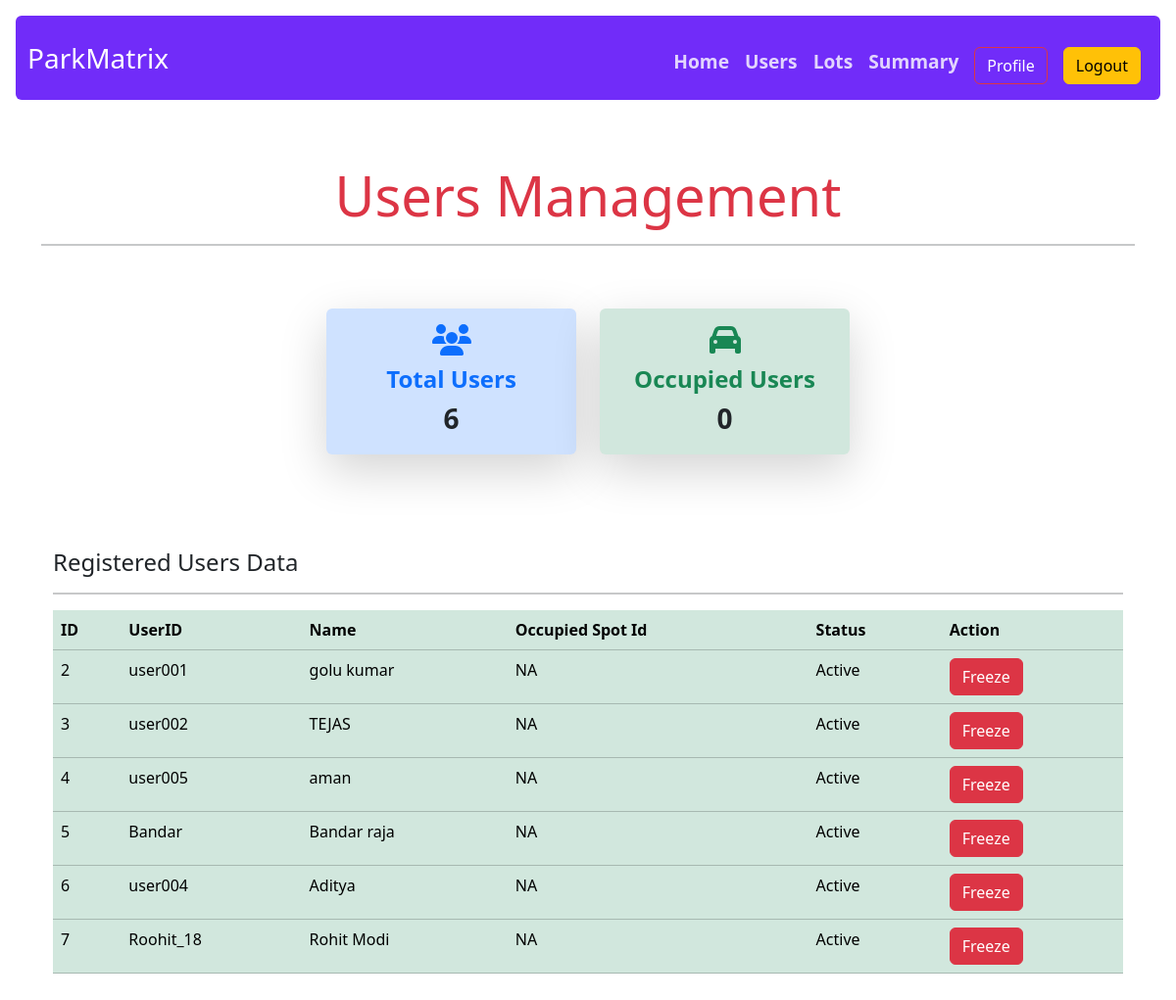
Screenshot of /user_list (signed in) with the database file from the repository.
### models.py (models this page shows)
class User(db.Model):
    id = db.Column(db.Integer , primary_key = True)
    username = db.Column(db.String(32) , unique = True, nullable=False)
    passhash = db.Column(db.String(256), nullable = False)
    name = db.Column(db.String(64), nullable=False)
    is_admin = db.Column(db.Boolean, nullable = False , default = False)
    is_active_user = db.Column(db.Boolean, nullable = False , default = True)
    acquired_spot = db.relationship("Bookedspot", backref="user", lazy=True)

### routes.py (the view)
@app.route('/user_list')
@admin_required
def user_list():
    all_users = User.query.all()
    user_count = User.query.filter_by(is_active_user = True, is_admin=False).count()
    bookings_count = ParkingSpot.query.filter_by(occupied_status=True).count()
    usermodel = []
    for user in all_users:
        if user.is_admin:
            continue
        current_spot_id = "NA"
        current_spot_number = "NA"
        active_booking = Bookedspot.query.filter_by(user_id=user.id, vehicle_released=False).first()
        if active_booking:
            parking_spot = ParkingSpot.query.get(active_booking.spot_id)
            current_spot_id = parking_spot.id
            current_spot_number = parking_spot.spot_number
        usermodel.append({
            'id': user.id,
            'username': user.username,
            'name': user.name,
            'spot_id': current_spot_id,
            'spot_number': current_spot_number,
            'is_active': user.is_active_user
        })
    return render_template('user_list.html', usermodel=usermodel, user_count=user_count, bookings_count=bookings_count)

### routes.py (called while the page is built)
@app.context_processor
def inject_user():
    user = None
    if 'user_id' in session:
        user = User.query.get(session['user_id'])
    return dict(user=user)

def admin_required(func):
    @wraps(func)
    def inner(*args, **kwargs):
        if 'user_id'not in session:
            flash("Please log in first.")
            return redirect(url_for('login'))
        user = User.query.get(session['user_id'])
        if not user.is_admin:
            flash("You are not an admin.")
            return redirect(url_for('user_dashboard'))
        return func(*args, **kwargs)
    return inner

### templates/user_list.html (shortened to what this page needs)
{% extends 'layout.html' %}
{% block content %}
<div class="container-lg py-5">
  <h3 class="display-4 text-center mb-2  text-danger">
    Users Management
  </h3>
  <hr class="border-2">
  <div class="container py-5 mx-auto">
    <div class="row g-4 justify-content-center">
      <div class="col-12 col-sm-6 col-md-5 col-lg-3">
        <div class="card shadow-lg border-0 bg-primary-subtle text-dark h-100 rounded-xl">
          <div class="card-body text-center p-3">
            <i class="fas fa-users fa-2x mb-2 text-primary"></i>
            <h4 class="card-title fw-semibold text-primary mb-1">Total Users</h4>
            <p class="fs-3 fw-bold mb-0">{{user_count}}</p>
          </div>
        </div>
      </div>
      <div class="col-12 col-sm-6 col-md-5 col-lg-3">
        <div class="card shadow-lg border-0 bg-success-subtle text-dark h-100 rounded-xl">
          <div class="card-body text-center p-3">
            <i class="fas fa-car fa-2x mb-2 text-success"></i>
            <h4 class="card-title fw-semibold text-success mb-1">Occupied Users</h4>
            <p class="fs-3 fw-bold mb-0">{{bookings_count}}</p>
          </div>
        </div>
      </div>
    </div>
  </div>
  <div class="container-lg">
    <h4 class="text-start dispaly-1 mb-3 mt-5 ">Registered Users Data</h4>
    <hr class="border-2">
    <table class="table table-success ">
      <thead>
        <tr>
          <th scope="col">ID</th>
          <th scope="col">UserID</th>
          <th scope="col">Name</th>
          <th scope="col">Occupied Spot Id</th>
          <th scope="col">Status</th>
          <th scope="col">Action</th>
        </tr>
      </thead>
      <tbody>
        {% for users in usermodel %}
        <tr>
          <td>{{users.id}}</td>
          <td>{{users.username}}</td>
          <td>{{users.name}}</td>
          <td>{% if users.spot_id != 0 %}
            {{users.spot_id}}
            {% endif %}
          </td>
          <td> {% if users.is_active %}
            Active
            {% else %}
            Inactive
            {% endif %}
           </td>
          <td>
            {% if users.is_active %}
            <a href="{{ url_for('deactivate_user' , uid = users.id) }}" class="btn btn-danger">Freeze</a>
            {% else %}
            <a href="{{ url_for('deactivate_user' , uid = users.id) }}" class="btn btn-warning">Activate</a>
            {% endif %}
          </td>
        </tr>
        {% endfor %}
      </tbody>
    </table>
  </div>
  {% endblock %}

### rows the page displays
User: id "2", username "user001", name "golu kumar", spot_id "NA"
User: id "3", username "user002", name "TEJAS", spot_id "NA"
User: id "4", username "user005", name "aman", spot_id "NA"
User: id "5", username "Bandar", name "Bandar raja", spot_id "NA"
User: id "6", username "user004", name "Aditya", spot_id "NA"
User: id "7", username "Roohit_18", name "Rohit Modi", spot_id "NA"

### other values shown
{{ user_count }} "6"
{{ bookings_count }} "0"
